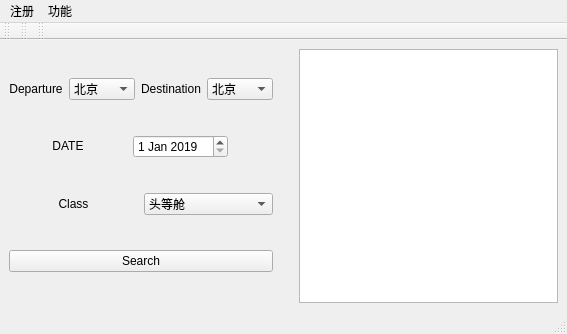
<?xml version="1.0" encoding="UTF-8"?>
<ui version="4.0">
 <class>MainWindow</class>
 <widget class="QMainWindow" name="MainWindow">
  <property name="geometry">
   <rect>
    <x>0</x>
    <y>0</y>
    <width>567</width>
    <height>334</height>
   </rect>
  </property>
  <property name="windowTitle">
   <string>MainWindow</string>
  </property>
  <widget class="QWidget" name="centralwidget">
   <layout class="QGridLayout" name="gridLayout">
    <item row="0" column="0">
     <layout class="QHBoxLayout" name="horizontalLayout">
      <item>
       <layout class="QVBoxLayout" name="verticalLayout">
        <item>
         <layout class="QHBoxLayout" name="horizontalLayout_2">
          <item>
           <widget class="QLabel" name="label_departure">
            <property name="sizePolicy">
             <sizepolicy hsizetype="Maximum" vsizetype="Maximum">
              <horstretch>0</horstretch>
              <verstretch>0</verstretch>
             </sizepolicy>
            </property>
            <property name="text">
             <string>Departure</string>
            </property>
            <property name="alignment">
             <set>Qt::AlignCenter</set>
            </property>
           </widget>
          </item>
          <item>
           <widget class="QComboBox" name="comboBox_departure">
            <property name="enabled">
             <bool>true</bool>
            </property>
            <property name="sizePolicy">
             <sizepolicy hsizetype="Maximum" vsizetype="Maximum">
              <horstretch>0</horstretch>
              <verstretch>0</verstretch>
             </sizepolicy>
            </property>
            <property name="editable">
             <bool>false</bool>
            </property>
            <property name="currentText">
             <string>北京</string>
            </property>
            <item>
             <property name="text">
              <string>北京</string>
             </property>
            </item>
            <item>
             <property name="text">
              <string>成都</string>
             </property>
            </item>
            <item>
             <property name="text">
              <string>香港</string>
             </property>
            </item>
            <item>
             <property name="text">
              <string>哈尔滨</string>
             </property>
            </item>
            <item>
             <property name="text">
              <string>海南</string>
             </property>
            </item>
            <item>
             <property name="text">
              <string>上海</string>
             </property>
            </item>
            <item>
             <property name="text">
              <string>长春</string>
             </property>
            </item>
            <item>
             <property name="text">
              <string>兰州</string>
             </property>
            </item>
            <item>
             <property name="text">
              <string>广州</string>
             </property>
            </item>
            <item>
             <property name="text">
              <string>长沙</string>
             </property>
            </item>
            <item>
             <property name="text">
              <string>南昌</string>
             </property>
            </item>
           </widget>
          </item>
          <item>
           <widget class="QLabel" name="label_destination">
            <property name="sizePolicy">
             <sizepolicy hsizetype="Maximum" vsizetype="Maximum">
              <horstretch>0</horstretch>
              <verstretch>0</verstretch>
             </sizepolicy>
            </property>
            <property name="text">
             <string>Destination</string>
            </property>
            <property name="alignment">
             <set>Qt::AlignCenter</set>
            </property>
           </widget>
          </item>
          <item>
           <widget class="QComboBox" name="comboBox_destination">
            <property name="enabled">
             <bool>true</bool>
            </property>
            <property name="sizePolicy">
             <sizepolicy hsizetype="Maximum" vsizetype="Maximum">
              <horstretch>0</horstretch>
              <verstretch>0</verstretch>
             </sizepolicy>
            </property>
            <property name="editable">
             <bool>false</bool>
            </property>
            <item>
             <property name="text">
              <string>北京</string>
             </property>
            </item>
            <item>
             <property name="text">
              <string>成都</string>
             </property>
            </item>
            <item>
             <property name="text">
              <string>香港</string>
             </property>
            </item>
            <item>
             <property name="text">
              <string>哈尔滨</string>
             </property>
            </item>
            <item>
             <property name="text">
              <string>海南</string>
             </property>
            </item>
            <item>
             <property name="text">
              <string>上海</string>
             </property>
            </item>
            <item>
             <property name="text">
              <string>长春</string>
             </property>
            </item>
            <item>
             <property name="text">
              <string>兰州</string>
             </property>
            </item>
            <item>
             <property name="text">
              <string>广州</string>
             </property>
            </item>
            <item>
             <property name="text">
              <string>长沙</string>
             </property>
            </item>
            <item>
             <property name="text">
              <string>南昌</string>
             </property>
            </item>
           </widget>
          </item>
         </layout>
        </item>
        <item>
         <layout class="QHBoxLayout" name="horizontalLayout_4">
          <item>
           <widget class="QLabel" name="label_date">
            <property name="sizePolicy">
             <sizepolicy hsizetype="Maximum" vsizetype="Maximum">
              <horstretch>0</horstretch>
              <verstretch>0</verstretch>
             </sizepolicy>
            </property>
            <property name="text">
             <string>DATE</string>
            </property>
            <property name="alignment">
             <set>Qt::AlignCenter</set>
            </property>
           </widget>
          </item>
          <item>
           <widget class="QDateEdit" name="dateEdit">
            <property name="sizePolicy">
             <sizepolicy hsizetype="Maximum" vsizetype="Maximum">
              <horstretch>0</horstretch>
              <verstretch>0</verstretch>
             </sizepolicy>
            </property>
            <property name="dateTime">
             <datetime>
              <hour>0</hour>
              <minute>0</minute>
              <second>0</second>
              <year>2019</year>
              <month>1</month>
              <day>1</day>
             </datetime>
            </property>
            <property name="maximumDateTime">
             <datetime>
              <hour>23</hour>
              <minute>59</minute>
              <second>59</second>
              <year>2019</year>
              <month>12</month>
              <day>31</day>
             </datetime>
            </property>
            <property name="minimumDateTime">
             <datetime>
              <hour>0</hour>
              <minute>0</minute>
              <second>0</second>
              <year>2019</year>
              <month>1</month>
              <day>1</day>
             </datetime>
            </property>
           </widget>
          </item>
         </layout>
        </item>
        <item>
         <layout class="QHBoxLayout" name="horizontalLayout_5">
          <item>
           <widget class="QLabel" name="label_class">
            <property name="text">
             <string>Class</string>
            </property>
            <property name="alignment">
             <set>Qt::AlignCenter</set>
            </property>
           </widget>
          </item>
          <item>
           <widget class="QComboBox" name="comboBox_class">
            <item>
             <property name="text">
              <string>头等舱</string>
             </property>
            </item>
            <item>
             <property name="text">
              <string>商务舱</string>
             </property>
            </item>
            <item>
             <property name="text">
              <string>经济舱</string>
             </property>
            </item>
           </widget>
          </item>
         </layout>
        </item>
        <item>
         <widget class="QPushButton" name="Search">
          <property name="text">
           <string>Search</string>
          </property>
         </widget>
        </item>
       </layout>
      </item>
      <item>
       <spacer name="verticalSpacer">
        <property name="orientation">
         <enum>Qt::Vertical</enum>
        </property>
        <property name="sizeHint" stdset="0">
         <size>
          <width>20</width>
          <height>40</height>
         </size>
        </property>
       </spacer>
      </item>
      <item>
       <widget class="QTableView" name="output_search">
        <property name="sizePolicy">
         <sizepolicy hsizetype="Expanding" vsizetype="Expanding">
          <horstretch>0</horstretch>
          <verstretch>0</verstretch>
         </sizepolicy>
        </property>
       </widget>
      </item>
     </layout>
    </item>
   </layout>
  </widget>
  <widget class="QMenuBar" name="menubar">
   <property name="geometry">
    <rect>
     <x>0</x>
     <y>0</y>
     <width>567</width>
     <height>21</height>
    </rect>
   </property>
   <widget class="QMenu" name="menu">
    <property name="title">
     <string>注册</string>
    </property>
    <addaction name="actionregister"/>
   </widget>
   <widget class="QMenu" name="menu_2">
    <property name="title">
     <string>功能</string>
    </property>
    <widget class="QMenu" name="menu_3">
     <property name="title">
      <string>用户</string>
     </property>
     <addaction name="action1"/>
     <addaction name="actionds"/>
    </widget>
    <widget class="QMenu" name="menu_4">
     <property name="title">
      <string>管理员</string>
     </property>
     <addaction name="actionkj"/>
    </widget>
    <addaction name="menu_3"/>
    <addaction name="menu_4"/>
   </widget>
   <addaction name="menu"/>
   <addaction name="menu_2"/>
  </widget>
  <widget class="QToolBar" name="toolBar">
   <property name="windowTitle">
    <string>toolBar</string>
   </property>
   <attribute name="toolBarArea">
    <enum>TopToolBarArea</enum>
   </attribute>
   <attribute name="toolBarBreak">
    <bool>false</bool>
   </attribute>
  </widget>
  <widget class="QToolBar" name="toolBar_2">
   <property name="windowTitle">
    <string>toolBar_2</string>
   </property>
   <attribute name="toolBarArea">
    <enum>TopToolBarArea</enum>
   </attribute>
   <attribute name="toolBarBreak">
    <bool>false</bool>
   </attribute>
  </widget>
  <widget class="QToolBar" name="toolBar_3">
   <property name="windowTitle">
    <string>toolBar_3</string>
   </property>
   <attribute name="toolBarArea">
    <enum>TopToolBarArea</enum>
   </attribute>
   <attribute name="toolBarBreak">
    <bool>false</bool>
   </attribute>
  </widget>
  <widget class="QStatusBar" name="statusBar"/>
  <action name="actionregister">
   <property name="text">
    <string>用户注册</string>
   </property>
  </action>
  <action name="actionbuy">
   <property name="text">
    <string>机票购买</string>
   </property>
  </action>
  <action name="action1">
   <property name="text">
    <string>机票购买</string>
   </property>
  </action>
  <action name="actionds">
   <property name="text">
    <string>我的机票</string>
   </property>
  </action>
  <action name="actionkj">
   <property name="text">
    <string>添加数据</string>
   </property>
  </action>
 </widget>
 <resources/>
 <connections>
  <connection>
   <sender>Search</sender>
   <signal>clicked()</signal>
   <receiver>output_search</receiver>
   <slot>clearSelection()</slot>
   <hints>
    <hint type="sourcelabel">
     <x>254</x>
     <y>294</y>
    </hint>
    <hint type="destinationlabel">
     <x>316</x>
     <y>234</y>
    </hint>
   </hints>
  </connection>
 </connections>
</ui>
